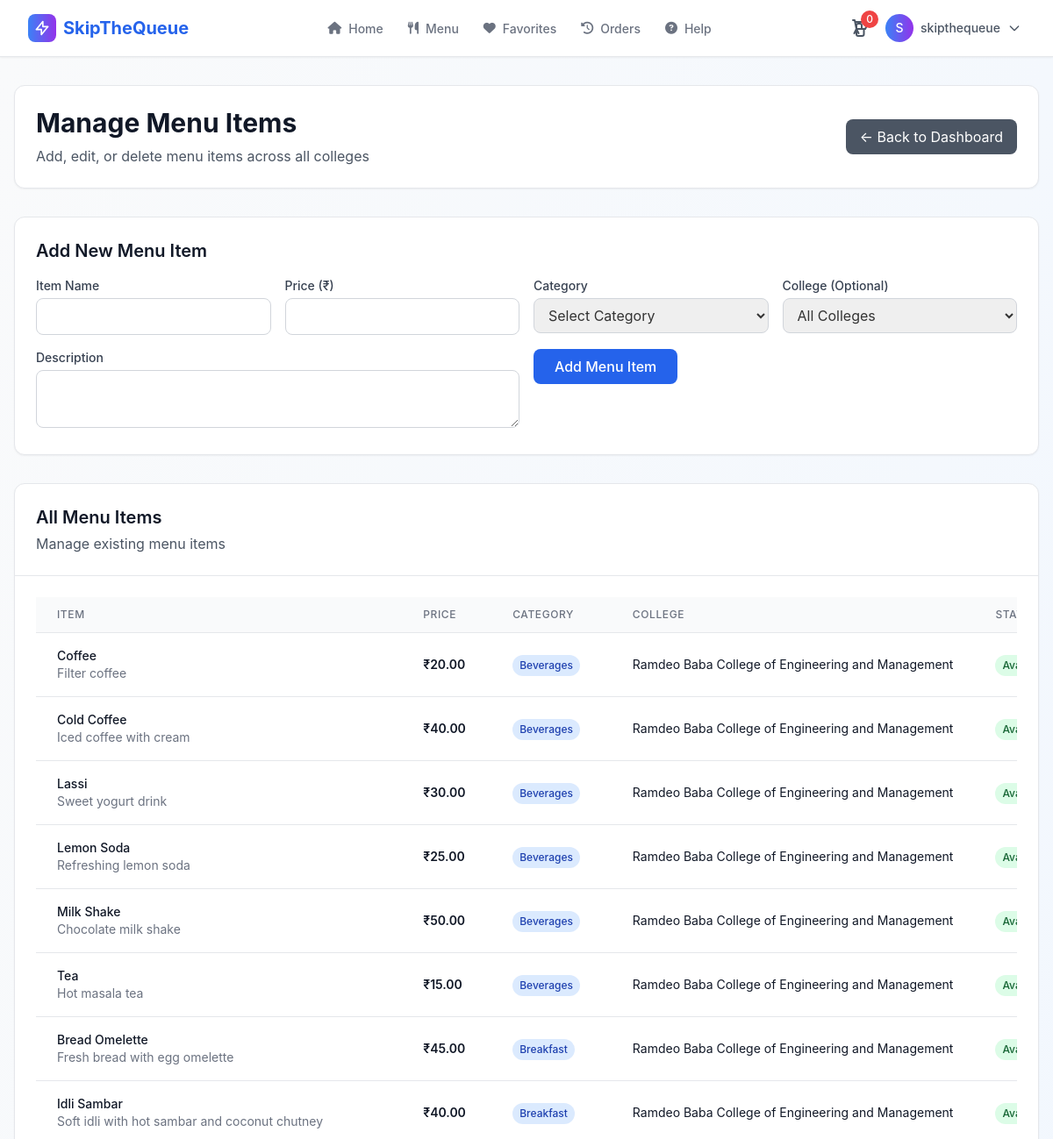
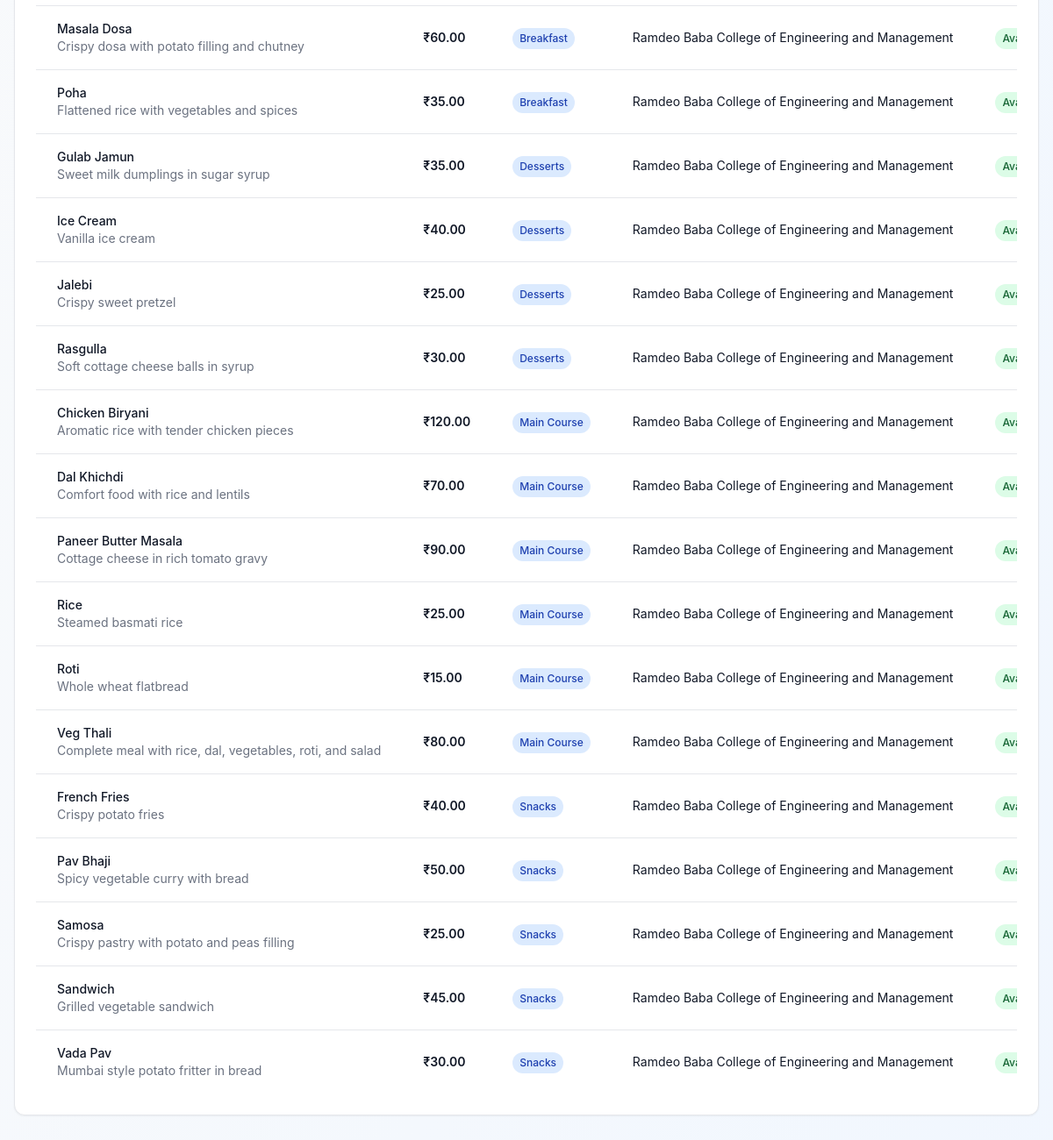
Page /admin-dashboard/menu-items/ (signed in) on the committed database (2 pictures, top to bottom).
### orders/models.py (models this page shows, shortened)
class MenuItem(models.Model):
    CATEGORY_CHOICES = [
        ('Breakfast', 'Breakfast'),
        ('Lunch', 'Lunch'),
        ('Dinner', 'Dinner'),
        ('Snacks', 'Snacks'),
        ('Beverages', 'Beverages'),
        ('Desserts', 'Desserts'),
        ('General', 'General'),
    ]
    name = models.CharField(max_length=100, db_index=True)
    description = models.TextField(blank=True)
    price = models.DecimalField(
        max_digits=6,
        decimal_places=2,
        db_index=True,
        validators=[
            MinValueValidator(0.01, message="Price must be at least ₹0.01"),
            MaxValueValidator(9999.99, message="Price cannot exceed ₹9,999.99")
        ]
    )
    is_available = models.BooleanField(default=True, db_index=True)
    college = models.ForeignKey(College, on_delete=models.CASCADE, related_name='menu_items', null=True, blank=True, db_index=True)
    category = models.CharField(max_length=50, choices=CATEGORY_CHOICES, default='General', db_index=True)
    image_url = models.URLField(blank=True, null=True)
    created_at = models.DateTimeField(default=timezone.now, db_index=True)
    updated_at = models.DateTimeField(auto_now=True)
    stock_quantity = models.PositiveIntegerField(
        default=0,
        help_text="0 means unlimited",
        validators=[
            MaxValueValidator(99999, message="Stock quantity cannot exceed 99,999")
        ]
    )
    is_stock_managed = models.BooleanField(default=False, help_text="Enable stock management for this item")
    class Meta:
        ordering = ['college', 'category', 'name']
        verbose_name = 'Menu Item'
        verbose_name_plural = 'Menu Items'
        indexes = [
            models.Index(fields=['name']),
            models.Index(fields=['price']),
            models.Index(fields=['is_available']),
            models.Index(fields=['college']),
            models.Index(fields=['category']),
            models.Index(fields=['created_at']),
            models.Index(fields=['college', 'category']),
            models.Index(fields=['college', 'is_available']),
            models.Index(fields=['is_available', 'category']),
            models.Index(fields=['college', 'is_available', 'category']),
            models.Index(fields=['name', 'college']),
            models.Index(fields=['is_stock_managed', 'stock_quantity']),
        ]

class College(models.Model):
    name = models.CharField(max_length=200, db_index=True)
    slug = models.SlugField(unique=True, db_index=True)
    address = models.TextField(blank=True)
    is_active = models.BooleanField(default=True, db_index=True)
    created_at = models.DateTimeField(auto_now_add=True)
    admin_name = models.CharField(max_length=100, default='Admin')
    admin_email = models.EmailField(default='admin@college.com', db_index=True)
    admin_phone = models.CharField(
        max_length=15,
        default='+91-0000000000',
        validators=[
            RegexValidator(
                regex=r'^\+?[0-9\-\s]+$',
                message='Phone number must contain only digits, spaces, hyphens, and optionally start with +'
            )
        ]
    )
    allow_pay_later = models.BooleanField(default=True, help_text="Allow students to pay later with cash")
    payment_gateway_enabled = models.BooleanField(default=True, help_text="Enable online payment gateway")
    estimated_preparation_time = models.IntegerField(
        default=15,
        help_text="Default preparation time in minutes",
        validators=[
            MinValueValidator(5, message="Preparation time must be at least 5 minutes"),
            MaxValueValidator(120, message="Preparation time cannot exceed 120 minutes")
        ]
    )
    class Meta:
        verbose_name = 'College'
        verbose_name_plural = 'Colleges'
        ordering = ['name']
        indexes = [
            models.Index(fields=['name']),
            models.Index(fields=['slug']),
            models.Index(fields=['is_active']),
            models.Index(fields=['admin_email']),
            models.Index(fields=['is_active', 'name']),
        ]

### orders/views.py (the view, shortened to what this page needs)
# urls.py: path('admin-dashboard/menu-items/', views.manage_menu_items, name='manage_menu_items'),
@login_required(login_url='/admin/login/')
def manage_menu_items(request):
    if not request.user.is_superuser:
        try:
            college = College.objects.get(admin_email=request.user.email, is_active=True)
            request.session['user_type'] = 'college_admin'
            request.session['college_slug'] = college.slug
            request.session['college_name'] = college.name
            request.session['user_email'] = request.user.email
        except College.DoesNotExist:
            messages.error(request, "Access denied. You don't have permission to manage menu items.")
            return redirect('home')
    else:
        request.session['user_type'] = 'super_admin'
        request.session['user_email'] = request.user.email
    menu_items = MenuItem.objects.select_related('college').order_by('college__name', 'category', 'name')
    colleges = College.objects.filter(is_active=True).order_by('name')
    context = {
        'menu_items': menu_items,
        'colleges': colleges,
    }
    return render(request, 'orders/manage_menu_items.html', context)

### orders/templates/orders/manage_menu_items.html (shortened to what this page needs)
{% extends "orders/base.html" %}
{% load static %}
{% block content %}
<div class="min-h-screen bg-gradient-to-br from-gray-50 to-blue-50 py-8 px-4">
  <div class="max-w-7xl mx-auto">
    <div class="bg-white rounded-xl shadow-sm border border-gray-200 p-6 mb-8">
      <div class="flex items-center justify-between">
        <div>
          <h1 class="text-3xl font-bold text-gray-900 mb-2">Manage Menu Items</h1>
          <p class="text-gray-600">Add, edit, or delete menu items across all colleges</p>
        </div>
        <a href="{% url 'super_admin_dashboard' %}"
           class="px-4 py-2 bg-gray-600 text-white rounded-lg hover:bg-gray-700 transition-colors">
          ← Back to Dashboard
        </a>
      </div>
    </div>
    <div class="bg-white rounded-xl shadow-sm border border-gray-200 p-6 mb-8">
      <h2 class="text-xl font-semibold text-gray-900 mb-4">Add New Menu Item</h2>
      <form method="post" class="grid grid-cols-1 md:grid-cols-2 lg:grid-cols-4 gap-4">
        <div>
          <label class="block text-sm font-medium text-gray-700 mb-1">Item Name</label>
          <input type="text" name="name" required
                 class="w-full px-3 py-2 border border-gray-300 rounded-lg focus:ring-2 focus:ring-blue-500 focus:border-blue-500">
        </div>
        <div>
          <label class="block text-sm font-medium text-gray-700 mb-1">Price (₹)</label>
          <input type="number" name="price" step="0.01" min="0" required
                 class="w-full px-3 py-2 border border-gray-300 rounded-lg focus:ring-2 focus:ring-blue-500 focus:border-blue-500">
        </div>
        <div>
          <label class="block text-sm font-medium text-gray-700 mb-1">Category</label>
          <select name="category" required
                  class="w-full px-3 py-2 border border-gray-300 rounded-lg focus:ring-2 focus:ring-blue-500 focus:border-blue-500">
            <option value="">Select Category</option>
          </select>
        </div>
        <div>
          <label class="block text-sm font-medium text-gray-700 mb-1">College (Optional)</label>
          <select name="college"
                  class="w-full px-3 py-2 border border-gray-300 rounded-lg focus:ring-2 focus:ring-blue-500 focus:border-blue-500">
            <option value="">All Colleges</option>
          </select>
        </div>
        <div class="md:col-span-2">
          <label class="block text-sm font-medium text-gray-700 mb-1">Description</label>
          <textarea name="description" rows="2"
                    class="w-full px-3 py-2 border border-gray-300 rounded-lg focus:ring-2 focus:ring-blue-500 focus:border-blue-500"></textarea>
        </div>
        <div class="md:col-span-2">
          <button type="submit"
                  class="px-6 py-2 bg-blue-600 text-white font-medium rounded-lg hover:bg-blue-700 transition-colors">
            Add Menu Item
          </button>
        </div>
      </form>
    </div>
    <div class="bg-white rounded-xl shadow-sm border border-gray-200">
      <div class="p-6 border-b border-gray-200">
        <h2 class="text-xl font-semibold text-gray-900">All Menu Items</h2>
        <p class="text-gray-600 mt-1">Manage existing menu items</p>
      </div>
      <div class="p-6">
        {% if menu_items %}
          <div class="overflow-x-auto">
            <table class="min-w-full divide-y divide-gray-200">
              <thead class="bg-gray-50">
                <tr>
                  <th class="px-6 py-3 text-left text-xs font-medium text-gray-500 uppercase tracking-wider">Item</th>
                  <th class="px-6 py-3 text-left text-xs font-medium text-gray-500 uppercase tracking-wider">Price</th>
                  <th class="px-6 py-3 text-left text-xs font-medium text-gray-500 uppercase tracking-wider">Category</th>
                  <th class="px-6 py-3 text-left text-xs font-medium text-gray-500 uppercase tracking-wider">College</th>
                  <th class="px-6 py-3 text-left text-xs font-medium text-gray-500 uppercase tracking-wider">Status</th>
                </tr>
              </thead>
              <tbody class="bg-white divide-y divide-gray-200">
                {% for item in menu_items %}
                  <tr>
                    <td class="px-6 py-4 whitespace-nowrap">
                      <div>
                        <div class="text-sm font-medium text-gray-900">{{ item.name }}</div>
                        {% if item.description %}
                          <div class="text-sm text-gray-500">{{ item.description|truncatewords:10 }}</div>
                        {% endif %}
                      </div>
                    </td>
                    <td class="px-6 py-4 whitespace-nowrap text-sm font-semibold text-gray-900">₹{{ item.price|floatformat:2 }}</td>
                    <td class="px-6 py-4 whitespace-nowrap">
                      <span class="inline-flex items-center px-2 py-1 rounded-full text-xs font-medium bg-blue-100 text-blue-800">
                        {{ item.category }}
                      </span>
                    </td>
                    <td class="px-6 py-4 whitespace-nowrap text-sm text-gray-900">{{ item.college.name|default:"All Colleges" }}</td>
                    <td class="px-6 py-4 whitespace-nowrap">
                      <span class="inline-flex items-center px-2 py-1 rounded-full text-xs font-medium {% if item.is_available %}bg-green-100 text-green-800{% else %}bg-red-100 text-red-800{% endif %}">
                        {% if item.is_available %}Available{% else %}Unavailable{% endif %}
                      </span>
                    </td>
                  </tr>
                {% endfor %}
              </tbody>
            </table>
          </div>
        {% endif %}
      </div>
    </div>
  </div>
</div>
{% endblock %}

### orders/templates/orders/base.html (shortened to what this page needs)
{% load static %}
<!DOCTYPE html>
<html lang="en">
<head>
  <link rel="stylesheet" href="https://cdnjs.cloudflare.com/ajax/libs/font-awesome/6.4.0/css/all.min.css">
  <script src="https://cdn.tailwindcss.com"></script>
  <link rel="stylesheet" href="{% static 'css/tailwind-fallback.css' %}">
  <link rel="stylesheet" href="{% static 'css/enhanced-ui.css' %}">
</head>
<body class="bg-gray-50">
  <nav class="bg-white shadow-sm border-b border-gray-200 sticky top-0 z-40" x-data="{ mobileMenuOpen: false }">
    <div class="container-responsive">
      <div class="flex items-center justify-between h-16">
        <div class="flex items-center space-x-3">
          <a href="{% url 'home' %}" class="flex items-center space-x-2 text-blue-600 hover:text-blue-700 transition-colors">
            <div class="w-8 h-8 bg-gradient-to-r from-blue-500 to-purple-600 rounded-lg flex items-center justify-center">
              <svg class="w-5 h-5 text-white" fill="none" stroke="currentColor" viewBox="0 0 24 24">
                <path stroke-linecap="round" stroke-linejoin="round" stroke-width="2" d="M13 10V3L4 14h7v7l9-11h-7z"></path>
              </svg>
            </div>
            <span class="text-xl font-bold">SkipTheQueue</span>
          </a>
        </div>
        <div class="hidden md:flex items-center space-x-1">
          <a href="{% url 'home' %}" class="nav-link {% if request.resolver_match.url_name == 'home' %}active{% endif %}">
            <i class="fas fa-home mr-2"></i>Home
          </a>
          <a href="{% url 'menu' %}" class="nav-link {% if request.resolver_match.url_name == 'menu' %}active{% endif %}">
            <i class="fas fa-utensils mr-2"></i>Menu
          </a>
          <a href="{% url 'favorites' %}" class="nav-link {% if request.resolver_match.url_name == 'favorites' %}active{% endif %}">
            <i class="fas fa-heart mr-2"></i>Favorites
          </a>
          <a href="{% url 'order_history' %}" class="nav-link {% if request.resolver_match.url_name == 'order_history' %}active{% endif %}">
            <i class="fas fa-history mr-2"></i>Orders
          </a>
          <a href="{% url 'help_center' %}" class="nav-link {% if request.resolver_match.url_name == 'help_center' %}active{% endif %}">
            <i class="fas fa-question-circle mr-2"></i>Help
          </a>
        </div>
        <div class="flex items-center space-x-3">
          <a href="{% url 'view_cart' %}" class="relative text-gray-600 hover:text-blue-600 transition-colors group">
            <span id="cart-count" class="absolute -top-2 -right-2 bg-red-500 text-white text-xs rounded-full h-5 w-5 flex items-center justify-center font-medium animate-pulse">0</span>
          </a>
          {% if user.is_authenticated %}
            <div class="relative" x-data="{ userMenuOpen: false }">
              <button @click="userMenuOpen = !userMenuOpen"
                      @click.away="userMenuOpen = false"
                      class="flex items-center space-x-2 text-gray-600 hover:text-blue-600 transition-colors focus:outline-none focus:ring-2 focus:ring-blue-500 focus:ring-offset-2 rounded-lg p-1"
                      aria-label="User menu"
                      aria-expanded="false"
                      :aria-expanded="userMenuOpen">
                <div class="w-8 h-8 bg-gradient-to-r from-blue-500 to-purple-600 rounded-full flex items-center justify-center">
                  <span class="text-white font-medium text-sm">{{ user.username|first|upper }}</span>
                </div>
                <span class="hidden sm:block text-sm font-medium">{{ user.username }}</span>
                <svg class="w-4 h-4 transition-transform duration-200" :class="{ 'rotate-180': userMenuOpen }" fill="none" stroke="currentColor" viewBox="0 0 24 24">
                  <path stroke-linecap="round" stroke-linejoin="round" stroke-width="2" d="M19 9l-7 7-7-7"></path>
                </svg>
              </button>
            </div>
          {% else %}
            <a href="{% url 'custom_login' %}" class="btn-primary">
              <i class="fas fa-sign-in-alt mr-2"></i>Login
            </a>
          {% endif %}
        </div>
      </div>
    </div>
  </nav>
  <main class="min-h-screen">
    {% block content %}{% endblock %}
  </main>
</body>
</html>

### rows in the picture
MenuItem: name "Coffee", description "Filter coffee", price "20.00", category "Beverages", college.name "Ramdeo Baba College of Engineering and Management", is_available "Available"
MenuItem: name "Cold Coffee", description "Iced coffee with cream", price "40.00", category "Beverages", college.name "Ramdeo Baba College of Engineering and Management", is_available "Available"
MenuItem: name "Lassi", description "Sweet yogurt drink", price "30.00", category "Beverages", college.name "Ramdeo Baba College of Engineering and Management", is_available "Available"
MenuItem: name "Lemon Soda", description "Refreshing lemon soda", price "25.00", category "Beverages", college.name "Ramdeo Baba College of Engineering and Management", is_available "Available"
MenuItem: name "Milk Shake", description "Chocolate milk shake", price "50.00", category "Beverages", college.name "Ramdeo Baba College of Engineering and Management", is_available "Available"
MenuItem: name "Tea", description "Hot masala tea", price "15.00", category "Beverages", college.name "Ramdeo Baba College of Engineering and Management", is_available "Available"
MenuItem: name "Bread Omelette", description "Fresh bread with egg omelette", price "45.00", category "Breakfast", college.name "Ramdeo Baba College of Engineering and Management", is_available "Available"
MenuItem: name "Idli Sambar", description "Soft idli with hot sambar and coconut chutney", price "40.00", category "Breakfast", college.name "Ramdeo Baba College of Engineering and Management", is_available "Available"
MenuItem: name "Masala Dosa", description "Crispy dosa with potato filling and chutney", price "60.00", category "Breakfast", college.name "Ramdeo Baba College of Engineering and Management", is_available "Available"
MenuItem: name "Poha", description "Flattened rice with vegetables and spices", price "35.00", category "Breakfast", college.name "Ramdeo Baba College of Engineering and Management", is_available "Available"
MenuItem: name "Gulab Jamun", description "Sweet milk dumplings in sugar syrup", price "35.00", category "Desserts", college.name "Ramdeo Baba College of Engineering and Management", is_available "Available"
MenuItem: name "Ice Cream", description "Vanilla ice cream", price "40.00", category "Desserts", college.name "Ramdeo Baba College of Engineering and Management", is_available "Available"
MenuItem: name "Jalebi", description "Crispy sweet pretzel", price "25.00", category "Desserts", college.name "Ramdeo Baba College of Engineering and Management", is_available "Available"
MenuItem: name "Rasgulla", description "Soft cottage cheese balls in syrup", price "30.00", category "Desserts", college.name "Ramdeo Baba College of Engineering and Management", is_available "Available"
MenuItem: name "Chicken Biryani", description "Aromatic rice with tender chicken pieces", price "120.00", category "Main Course", college.name "Ramdeo Baba College of Engineering and Management", is_available "Available"
MenuItem: name "Dal Khichdi", description "Comfort food with rice and lentils", price "70.00", category "Main Course", college.name "Ramdeo Baba College of Engineering and Management", is_available "Available"
MenuItem: name "Paneer Butter Masala", description "Cottage cheese in rich tomato gravy", price "90.00", category "Main Course", college.name "Ramdeo Baba College of Engineering and Management", is_available "Available"
MenuItem: name "Rice", description "Steamed basmati rice", price "25.00", category "Main Course", college.name "Ramdeo Baba College of Engineering and Management", is_available "Available"
MenuItem: name "Roti", description "Whole wheat flatbread", price "15.00", category "Main Course", college.name "Ramdeo Baba College of Engineering and Management", is_available "Available"
MenuItem: name "Veg Thali", description "Complete meal with rice, dal, vegetables, roti, and salad", price "80.00", category "Main Course", college.name "Ramdeo Baba College of Engineering and Management", is_available "Available"
MenuItem: name "French Fries", description "Crispy potato fries", price "40.00", category "Snacks", college.name "Ramdeo Baba College of Engineering and Management", is_available "Available"
MenuItem: name "Pav Bhaji", description "Spicy vegetable curry with bread", price "50.00", category "Snacks", college.name "Ramdeo Baba College of Engineering and Management", is_available "Available"
MenuItem: name "Samosa", description "Crispy pastry with potato and peas filling", price "25.00", category "Snacks", college.name "Ramdeo Baba College of Engineering and Management", is_available "Available"
MenuItem: name "Sandwich", description "Grilled vegetable sandwich", price "45.00", category "Snacks", college.name "Ramdeo Baba College of Engineering and Management", is_available "Available"
MenuItem: name "Vada Pav", description "Mumbai style potato fritter in bread", price "30.00", category "Snacks", college.name "Ramdeo Baba College of Engineering and Management", is_available "Available"

### other values in the picture
{{ user.username|first|upper }} "S"
{{ user.username }} "skipthequeue"
